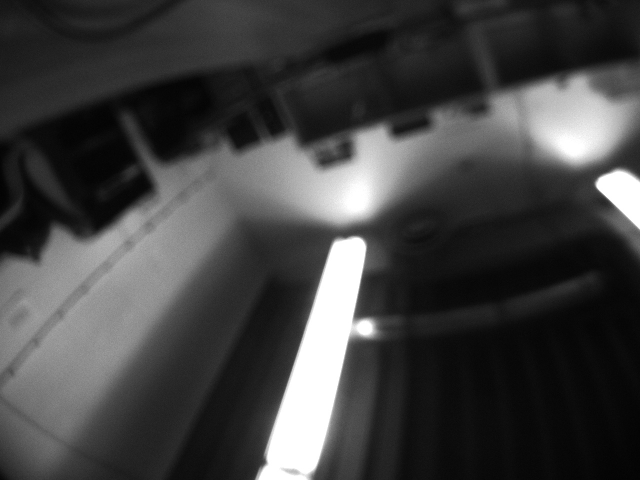
#> input picture Rlags_project/scripts/filter/image.jpg, 1280 x 960 px (shown at 1/2 size)
$ python sun_center.py   (Python 2 division)
#> lines starting #> are read from the running program, lines starting #| are printed output that depends on the picture; after the words box and inside, x2 and y2 are one past the last pixel; in counts of white or black regions, pixels touching at a corner belong together; long printed decimals are rounded
import cv2
import numpy as np
import math

img = cv2.imread('image.jpg',0)
#> img is the input picture: shape (960, 1280); min 0, max 255, mean 65.6
#gray = cv2.cvtColor(img,cv2.COLOR_BGR2GRAY)

gray = img
for i in range(3):
    gray = cv2.GaussianBlur(gray,(5,5),1)
    ret, gray = cv2.threshold(gray,240,255,cv2.THRESH_BINARY)
#> this loop made 3 passes
#> pass 1, `ret, gray = cv2.threshold(gray,240,255,cv2.THRESH_BINARY)`:
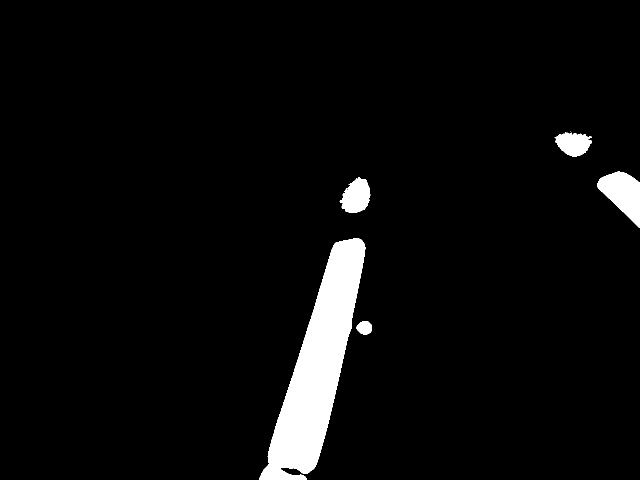
#> gray: shape (960, 1280) (shown at 1/2 size); 4.4% white; 6 white regions (1 under 20 px), largest, box (x1, y1, x2, y2) and area: (518, 476, 731, 960) 42213, (1194, 343, 1280, 456) 5508, (679, 354, 741, 426) 2990, (1109, 265, 1184, 313) 2479, (713, 642, 744, 669) 644
#> pass 2, `ret, gray = cv2.threshold(gray,240,255,cv2.THRESH_BINARY)`:
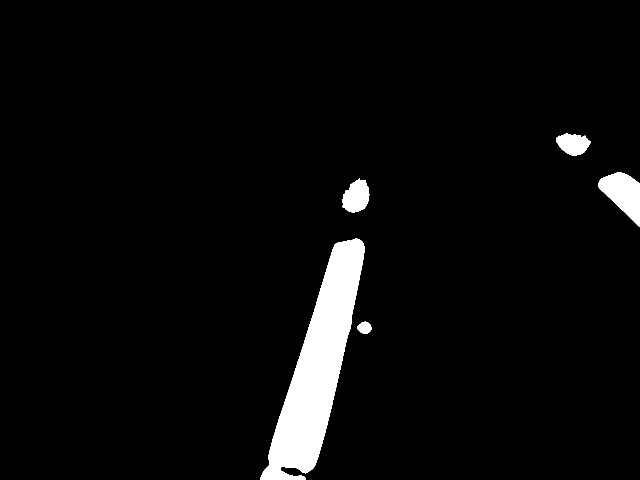
#> gray: shape (960, 1280) (shown at 1/2 size); 4.2% white; 5 white regions, box (x1, y1, x2, y2) and area: (520, 477, 730, 960) 40539, (1196, 344, 1280, 454) 5188, (684, 356, 739, 425) 2638, (1113, 267, 1182, 312) 2138, (714, 643, 743, 668) 517
#> after the loop:
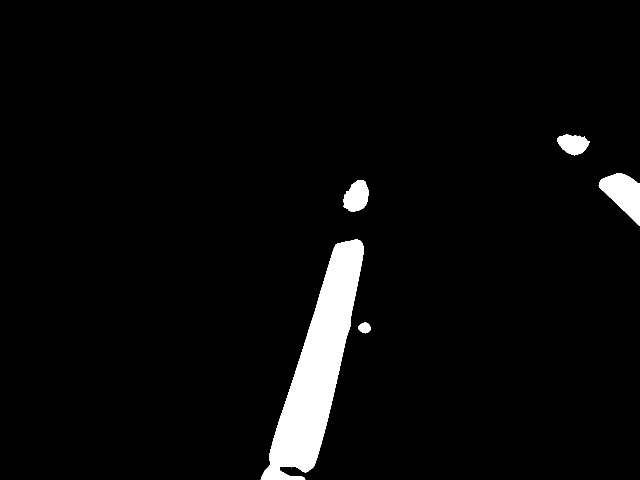
#> gray: shape (960, 1280) (shown at 1/2 size); 3.9% white; 5 white regions

contours = 0
center = (-1,-1)
contours,hierarchy = cv2.findContours(gray, 1, 2)
#> contours = 5 contours; box (x1, y1, x2, y2) and area: (521, 478, 728, 960) 38262, (1197, 346, 1280, 452) 4746, (686, 360, 737, 424) 2271, (1114, 268, 1180, 311) 1794, (716, 645, 742, 667) 368

if contours:
    cnt = contours[0]
#> cnt = contour of 35 points, box (x1, y1, x2, y2) (716, 645, 742, 667), area 368
    x,y,w,h = cv2.boundingRect(cnt)
#> x = 716; y = 645; w = 26; h = 22
    cv2.rectangle(img,(x,y),(x+w,y+h),(0,255,0),2)
#> img: shape (960, 1280); 0.02% of pixels changed, all inside (x1, y1, x2, y2) = (715, 644, 744, 669)
    center = ((x+x+w)/2,(y+y+h)/2)
#> center = (729, 656)
    print center
#| (729, 656)
    cv2.circle(img,center,3,(0,0,255),-1)
#> img: shape (960, 1280); min 0, max 255, mean 65.6

angle = 181
if(center[0]>0):
    hieght = 960
    width = 1280
    coordx = int(width)/2 - center[0]
#> coordx = -89
    coordy = int(hieght) - center[1]
#> coordy = 304
    angle = math.degrees(math.atan2(coordy,coordx))
#> angle = 106.3
    print angle
#| 106.318


#cv2.imshow('frame',img)
#cv2.waitKey(0)
#cv2.destroyAllWindows()
